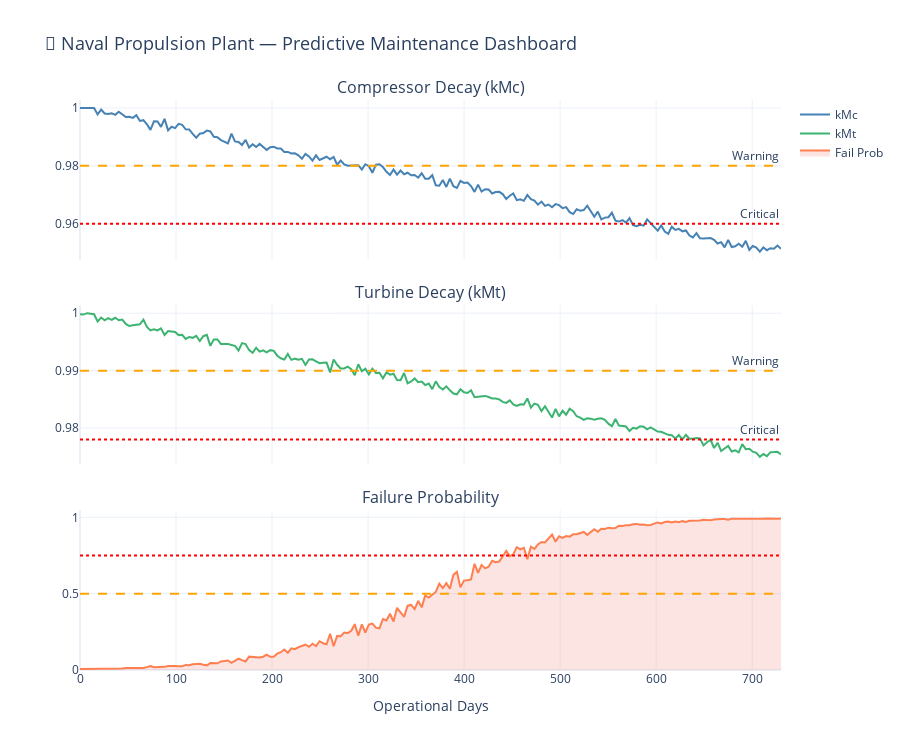

Notebook source saved alongside this figure:
### Code cell
# =============================================================================
# Cell 19: Performance Decay Timeline Visualization (Simulation Dashboard)
# =============================================================================
# Simulate a performance decay timeline for illustration
# (In practice, replace with actual sequential sensor readings)
np.random.seed(0)
n_steps = 200
time_days = np.linspace(0, 730, n_steps)  # 2-year operational period

# Simulate gradual decay + noise
kMc_timeline = 1.0 - (0.05 / 730) * time_days + np.random.normal(0, 0.001, n_steps)
kMt_timeline = 1.0 - (0.025 / 730) * time_days + np.random.normal(0, 0.0005, n_steps)
kMc_timeline = np.clip(kMc_timeline, 0.95, 1.0)
kMt_timeline = np.clip(kMt_timeline, 0.975, 1.0)

# Failure probability (based on combined degradation, sigmoid)
combined = ((1 - kMc_timeline)/0.05 + (1 - kMt_timeline)/0.025) / 2
fail_prob_timeline = 1 / (1 + np.exp(-10 * (combined - 0.5)))

fig = make_subplots(rows=3, cols=1, shared_xaxes=True,
                    subplot_titles=("Compressor Decay (kMc)", "Turbine Decay (kMt)",
                                    "Failure Probability"),
                    vertical_spacing=0.08)

# kMc
fig.add_trace(go.Scatter(x=time_days, y=kMc_timeline, mode='lines',
              name='kMc', line=dict(color='steelblue', width=2)), row=1, col=1)
fig.add_hline(y=CONFIG["compressor_threshold"], line_dash="dash", line_color="orange",
              annotation_text="Warning", row=1, col=1)
fig.add_hline(y=0.96, line_dash="dot", line_color="red",
              annotation_text="Critical", row=1, col=1)

# kMt
fig.add_trace(go.Scatter(x=time_days, y=kMt_timeline, mode='lines',
              name='kMt', line=dict(color='mediumseagreen', width=2)), row=2, col=1)
fig.add_hline(y=CONFIG["turbine_threshold"], line_dash="dash", line_color="orange",
              annotation_text="Warning", row=2, col=1)
fig.add_hline(y=0.978, line_dash="dot", line_color="red",
              annotation_text="Critical", row=2, col=1)

# Failure probability
fig.add_trace(go.Scatter(x=time_days, y=fail_prob_timeline, mode='lines',
              name='Fail Prob', line=dict(color='coral', width=2),
              fill='tozeroy', fillcolor='rgba(231,76,60,0.15)'), row=3, col=1)
fig.add_hline(y=0.50, line_dash="dash", line_color="orange", row=3, col=1)
fig.add_hline(y=0.75, line_dash="dot", line_color="red", row=3, col=1)

fig.update_xaxes(title_text="Operational Days", row=3, col=1)
fig.update_layout(height=750, title_text="🚢 Naval Propulsion Plant — Predictive Maintenance Dashboard",
                  title_font_size=18, showlegend=True,
                  template="plotly_white")
fig.write_html(f"{CONFIG['output_dir']}/16_maintenance_dashboard.html")
fig.show()
print("✅ Dashboard saved as HTML.")

### Figure 1 — Plotly figure (JSON) as saved in the notebook; plotly's stock layout.template omitted (floating-point values rounded to 4 significant figures; data arrays with more than 128 entries replaced by an {"elided": "..."} marker saying what was removed)
{"data": [{"line": {"color": "steelblue", "width": 2}, "mode": "lines", "name": "kMc", "type": "scatter", "x": {"elided": "200 float values"}, "xaxis": "x", "y": {"elided": "200 float values"}, "yaxis": "y"}, {"line": {"color": "mediumseagreen", "width": 2}, "mode": "lines", "name": "kMt", "type": "scatter", "x": {"elided": "200 float values"}, "xaxis": "x2", "y": {"elided": "200 float values"}, "yaxis": "y2"}, {"fill": "tozeroy", "fillcolor": "rgba(231,76,60,0.15)", "line": {"color": "coral", "width": 2}, "mode": "lines", "name": "Fail Prob", "type": "scatter", "x": {"elided": "200 float values"}, "xaxis": "x3", "y": {"elided": "200 float values"}, "yaxis": "y3"}], "layout": {"annotations": [{"font": {"size": 16}, "showarrow": false, "text": "Compressor Decay (kMc)", "x": 0.5, "xanchor": "center", "xref": "paper", "y": 1, "yanchor": "bottom", "yref": "paper"}, {"font": {"size": 16}, "showarrow": false, "text": "Turbine Decay (kMt)", "x": 0.5, "xanchor": "center", "xref": "paper", "y": 0.64, "yanchor": "bottom", "yref": "paper"}, {"font": {"size": 16}, "showarrow": false, "text": "Failure Probability", "x": 0.5, "xanchor": "center", "xref": "paper", "y": 0.28, "yanchor": "bottom", "yref": "paper"}, {"showarrow": false, "text": "Warning", "x": 1, "xanchor": "right", "xref": "x domain", "y": 0.98, "yanchor": "bottom", "yref": "y"}, {"showarrow": false, "text": "Critical", "x": 1, "xanchor": "right", "xref": "x domain", "y": 0.96, "yanchor": "bottom", "yref": "y"}, {"showarrow": false, "text": "Warning", "x": 1, "xanchor": "right", "xref": "x2 domain", "y": 0.99, "yanchor": "bottom", "yref": "y2"}, {"showarrow": false, "text": "Critical", "x": 1, "xanchor": "right", "xref": "x2 domain", "y": 0.978, "yanchor": "bottom", "yref": "y2"}], "height": 750, "shapes": [{"line": {"color": "orange", "dash": "dash"}, "type": "line", "x0": 0, "x1": 1, "xref": "x domain", "y0": 0.98, "y1": 0.98, "yref": "y"}, {"line": {"color": "red", "dash": "dot"}, "type": "line", "x0": 0, "x1": 1, "xref": "x domain", "y0": 0.96, "y1": 0.96, "yref": "y"}, {"line": {"color": "orange", "dash": "dash"}, "type": "line", "x0": 0, "x1": 1, "xref": "x2 domain", "y0": 0.99, "y1": 0.99, "yref": "y2"}, {"line": {"color": "red", "dash": "dot"}, "type": "line", "x0": 0, "x1": 1, "xref": "x2 domain", "y0": 0.978, "y1": 0.978, "yref": "y2"}, {"line": {"color": "orange", "dash": "dash"}, "type": "line", "x0": 0, "x1": 1, "xref": "x3 domain", "y0": 0.5, "y1": 0.5, "yref": "y3"}, {"line": {"color": "red", "dash": "dot"}, "type": "line", "x0": 0, "x1": 1, "xref": "x3 domain", "y0": 0.75, "y1": 0.75, "yref": "y3"}], "showlegend": true, "title": {"font": {"size": 18}, "text": "🚢 Naval Propulsion Plant — Predictive Maintenance Dashboard"}, "xaxis": {"anchor": "y", "domain": [0, 1], "matches": "x3", "showticklabels": false}, "xaxis2": {"anchor": "y2", "domain": [0, 1], "matches": "x3", "showticklabels": false}, "xaxis3": {"anchor": "y3", "domain": [0, 1], "title": {"text": "Operational Days"}}, "yaxis": {"anchor": "x", "domain": [0.72, 1]}, "yaxis2": {"anchor": "x2", "domain": [0.36, 0.64]}, "yaxis3": {"anchor": "x3", "domain": [0, 0.28]}}}
